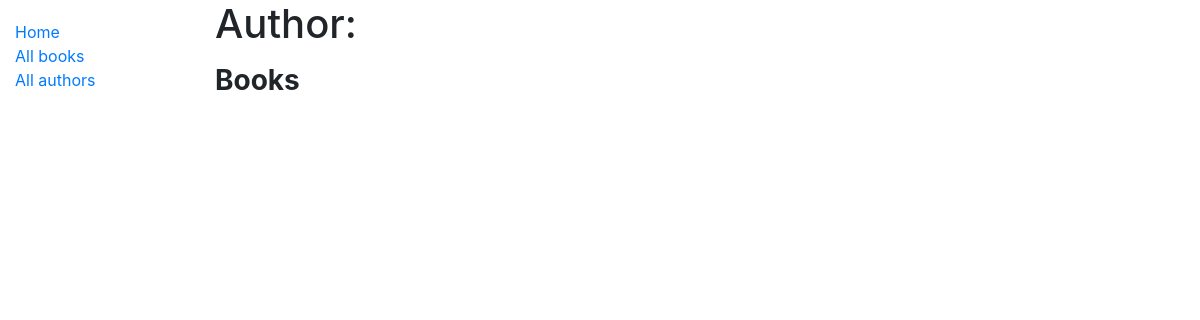
Before: /catalog/author/4 with the older database file.
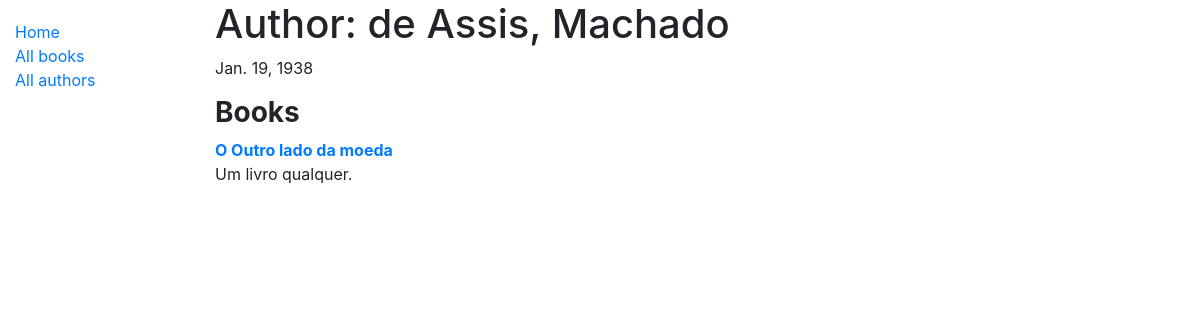
After: the same page with the newer database file.
### catalog/models.py (models this page shows, shortened)
class Author(models.Model):
    first_name = models.CharField(max_length=100)
    last_name = models.CharField(max_length=100)
    date_of_birth = models.DateField(null=True, blank=True)
    date_of_death = models.DateField('Died', null=True, blank=True)
    class Meta:
        ordering = ['last_name', 'first_name']

class Book(models.Model):
    title = models.CharField(max_length=200)
    author = models.ForeignKey('Author', on_delete=models.SET_NULL, null=True)
    summary = models.TextField(max_length=1000, help_text='Entre com uma descrição do livro')
    isbn = models.CharField(
        'ISBN',
        max_length=13,
        help_text='13 Character <a href="https://www.isbn-international.org/content/what-isbn">ISBN number</a>'
    )
    genre = models.ManyToManyField(Genre, help_text='Selecione um gênero para este livro')
    language = models.ForeignKey('Language', on_delete=models.SET_NULL, null=True)
    def __str__(self):
        return self.title
    def display_genre(self):
        """Cria uma string para o gênero. Isso é necessário para mostrar o gênero no model localizado em Admin.py"""
        return ', '.join(genre.name for genre in self.genre.all()[:3])
    display_genre.short_description = 'Genre'

### catalog/views.py (the view)
# urls.py: path('author/<int:pk>', views.author_detail_view, name='author-detail')
def author_detail_view(request, pk):
    authors = Author.objects.filter(pk=pk)
    books = Book.objects.filter(author=pk).order_by('title')
    instances = BookInstance.objects.filter(book__author__id=pk)
    context = {
        'authors': authors,
        'books': books,
        'instances': instances
    }
    return render(request, 'catalog/author_detail.html', context)

### catalog/templates/catalog/author_detail.html (shortened to what this page needs)
{% extends "base.html" %}
{% block content %}
    <h1>Author:
        {% for author in authors %}
            {{ author.last_name }}, {{ author.first_name }}
        {% endfor %}
    </h1>
    <p >
        {% for author in authors %}
            {{author.date_of_birth}} {% if author.date_of_death %} - {{ author.date_of_death }} {% endif %}
        {% endfor %}
    </p>
    <h3><strong>Books</strong></h3>
    {% for book in books %}
        <strong><a href="{% url 'book-detail' book.pk %}">{{ book }}</a>
        </strong>
        <p align="justify">{{ book.summary }}</p>
    {% endfor %}
{% endblock %}

Changed rows visible on the page:
added Author: last_name "de Assis", first_name "Machado", date_of_birth "Jan. 19, 1938"
added Book: title "O Outro lado da moeda", summary "Um livro qualquer."
